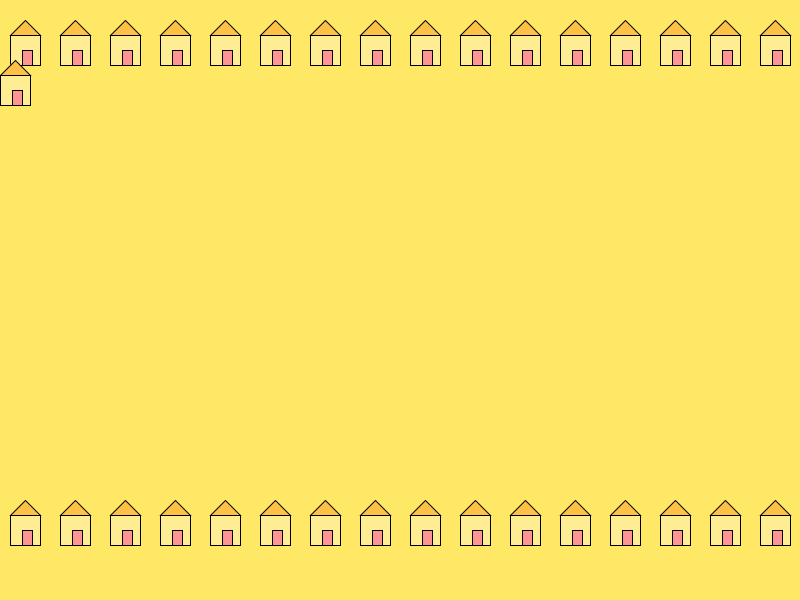
Frame 1 (no input)
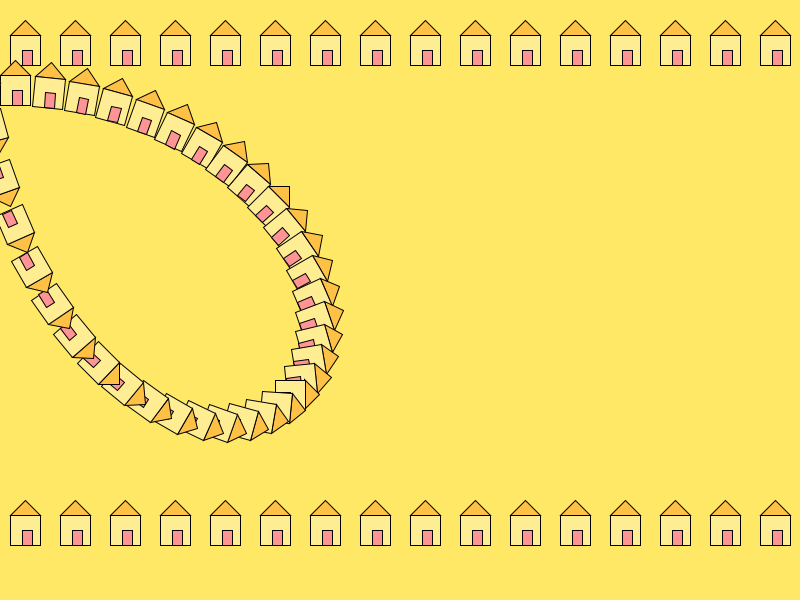
Frame 60 (the mouse pressed at the canvas centre just before this capture)
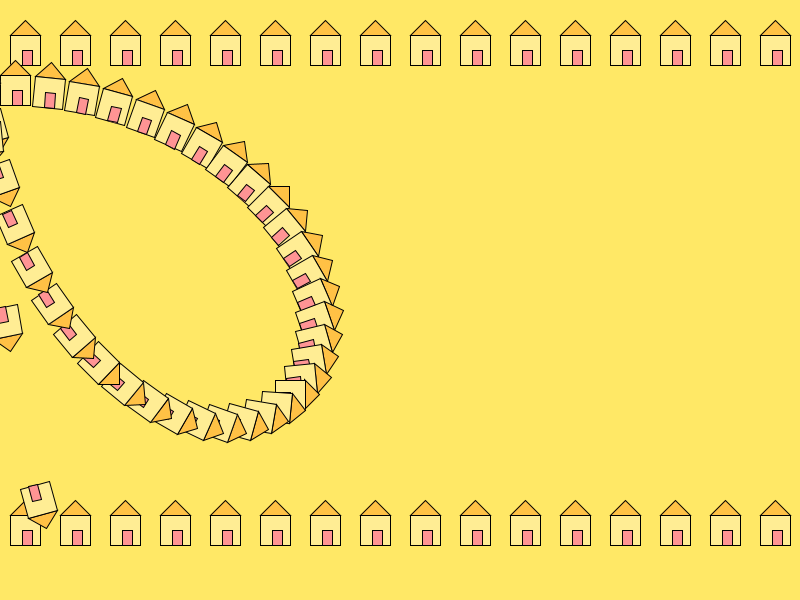
Frame 120 (the mouse held since frame 60 and released just before this capture)

The Processing sketch that drew these frames (run headless with seeded random() and noise(); from frame 60 on, the mouse is pressed at the canvas centre):

// Processing sketch: hw_June7_2
// ── hw_June7_2.pde


void setup(){
  size(800, 600);
  background(255, 232, 102);
  for (int i = 10; i < width; i = i + 50)
  {
    house(i, 20);
  }
  for (int i = 10; i < width; i = i + 50)
  {
    house(i, height-100);
  }

}

int x_position = 0;
int rotation = 0;
void draw(){
  pushMatrix();
  translate(x_position,20);
  rotate(radians(rotation));
  house(x_position, 40);
  popMatrix();
  x_position+=20;
  rotation+=5;
  
  




}

void house(int x, int y)
{
  pushMatrix();
  translate(x, y);
  fill(255, 193, 69);
  triangle(15, 0, 0, 15, 30, 15);
  fill(255, 237, 148);
  rect(0, 15, 30, 30);
  fill(255, 148, 148);
  rect(12, 30, 10, 15);
  noFill();
  popMatrix();
}
